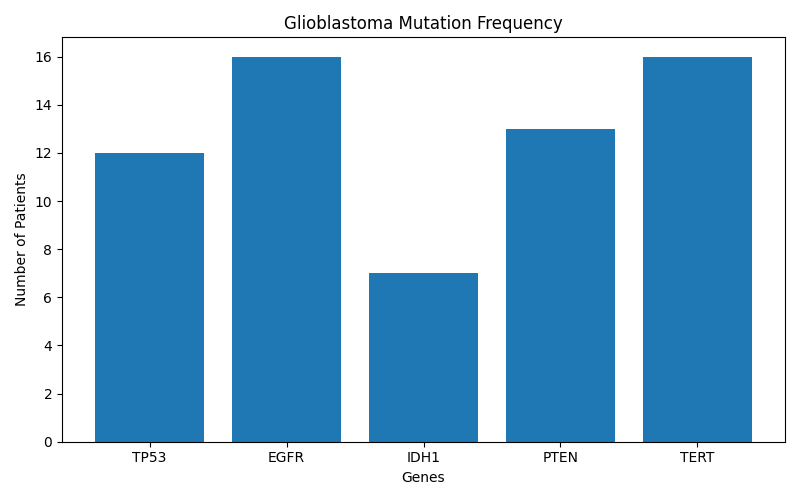

Python code for this plot:
import pandas as pd
import matplotlib.pyplot as plt

df = pd.read_csv("patient_mutations.csv")

mutation_counts = {
    "TP53": (df["TP53"] == "Mutated").sum(),
    "EGFR": (df["EGFR"] == "Amplified").sum(),
    "IDH1": (df["IDH1"] == "R132H").sum(),
    "PTEN": (df["PTEN"] == "Deleted").sum(),
    "TERT": (df["TERT"] == "Mutated").sum()
}

print(mutation_counts)

plt.figure(figsize=(8,5))
plt.bar(mutation_counts.keys(), mutation_counts.values())

plt.title("Glioblastoma Mutation Frequency")
plt.xlabel("Genes")
plt.ylabel("Number of Patients")

plt.tight_layout()
plt.savefig("mutation_bar_chart.png")

print("Chart saved successfully")
